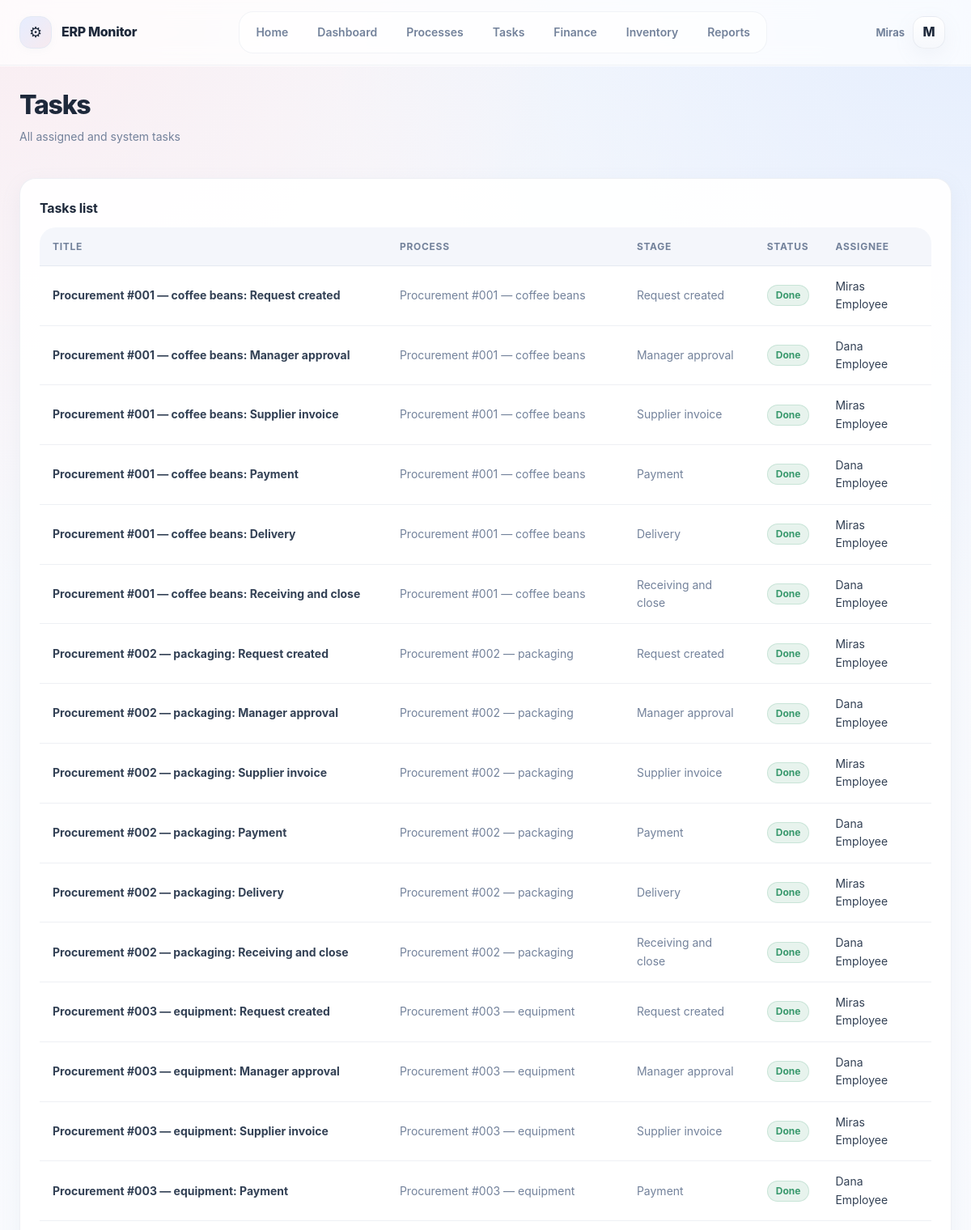
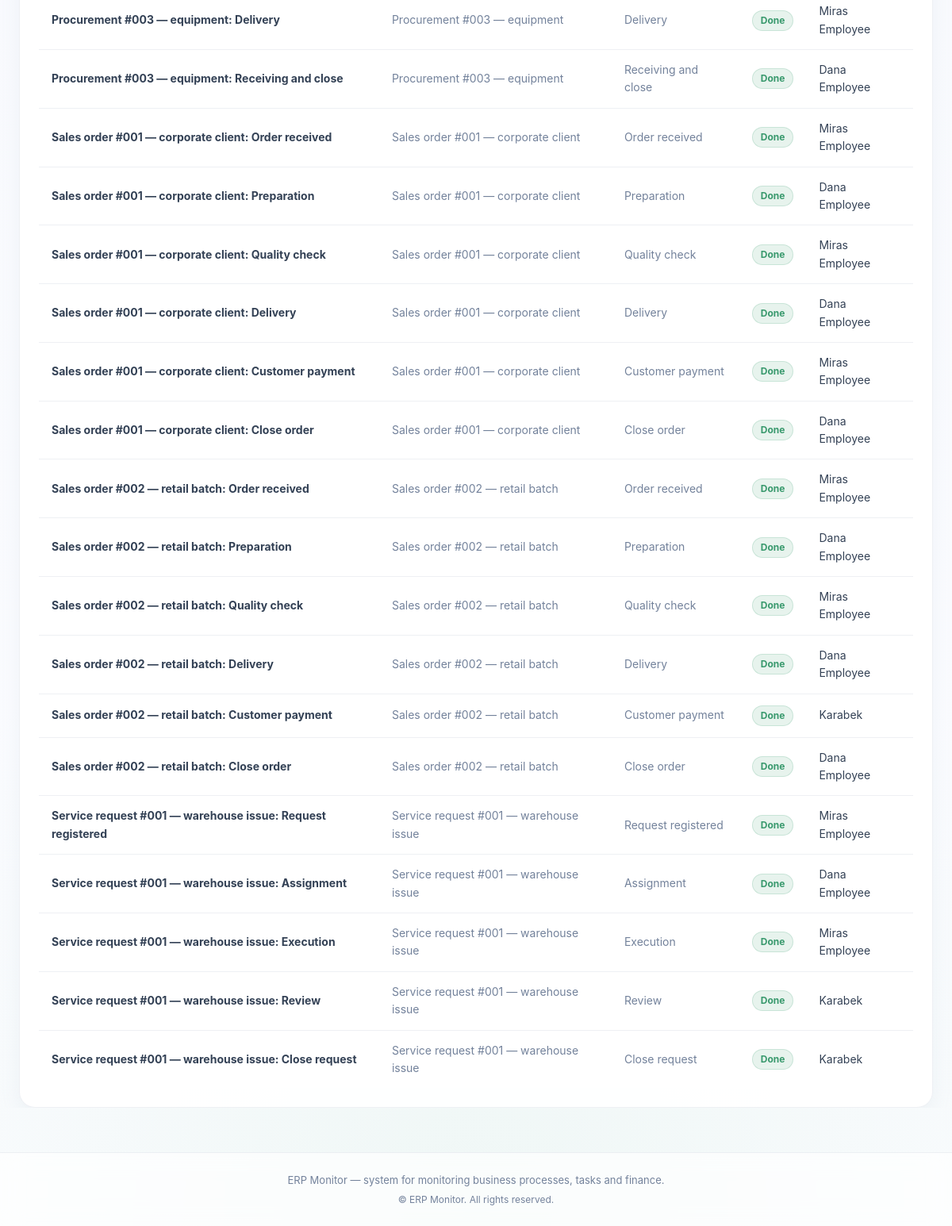
/tasks/ (signed in), run on the app's committed database (2 pictures, top to bottom).
### accounts/models.py (models this page shows, shortened)
class User(AbstractUser):
    ROLE_CHOICES = (
        ("ADMIN", "Admin"),
        ("MANAGER", "Manager"),
        ("EMPLOYEE", "Employee"),
    )
    role = models.CharField(
        max_length=20,
        choices=ROLE_CHOICES,
        default="EMPLOYEE",
    )

### tasks/models.py (models this page shows, shortened)
class Task(models.Model):
    STATUS_CHOICES = (
        ("NEW", "New"),
        ("IN_PROGRESS", "In Progress"),
        ("BLOCKED", "Blocked"),
        ("DONE", "Done"),
        ("CANCELED", "Canceled"),
    )
    planned_hours = models.DecimalField(
        max_digits=6, decimal_places=2,
        null=True, blank=True
    )
    process_instance = models.ForeignKey(
        "processes.ProcessInstance",
        on_delete=models.CASCADE,
        related_name="tasks",
    )
    stage = models.ForeignKey(
        Stage,
        on_delete=models.CASCADE,
        related_name="tasks",
    )
    title = models.CharField(max_length=255)
    description = models.TextField(blank=True)
    assignee = models.ForeignKey(
        Employee,
        on_delete=models.SET_NULL,
        null=True,
        blank=True,
        related_name="tasks",
    )
    status = models.CharField(
        max_length=20,
        choices=STATUS_CHOICES,
        default="NEW",
    )
    due_date = models.DateField(null=True, blank=True)
    created_at = models.DateTimeField(auto_now_add=True)
    started_at = models.DateTimeField(null=True, blank=True)
    completed_at = models.DateTimeField(null=True, blank=True)

### processes/models.py (models this page shows, shortened)
class ProcessInstance(models.Model):
    process = models.ForeignKey(
        Process,
        on_delete=models.CASCADE,
        related_name="instances",
    )
    name = models.CharField(max_length=255)
    manager = models.ForeignKey(
        "people.Employee",   # ← строка
        on_delete=models.SET_NULL,
        null=True,
        blank=True,
        related_name="managed_processes",
    )
    planned_budget = models.DecimalField(
        max_digits=14, decimal_places=2,
        null=True, blank=True
    )
    planned_end_date = models.DateField(
        null=True, blank=True
    )
    started_at = models.DateTimeField(auto_now_add=True)
    is_completed = models.BooleanField(default=False)
    current_stage = models.ForeignKey(
        "Stage",
        on_delete=models.SET_NULL,
        null=True,
        blank=True,
        related_name="current_instances",
    )
    branch = models.ForeignKey(
        Branch,
        on_delete=models.SET_NULL,
        null=True,
        blank=True,
        related_name="process_instances",
    )
    business_date = models.DateField(
        null=True,
        blank=True,
        verbose_name="Business date",
    )

class Stage(models.Model):
    process = models.ForeignKey(
        Process,
        on_delete=models.CASCADE,
        related_name="stages",
    )
    name = models.CharField(max_length=255)
    order = models.PositiveIntegerField()
    class Meta:
        ordering = ["order"]
        unique_together = ("process", "order")

### people/models.py (models this page shows)
class Employee(models.Model):
    STATUS_CHOICES = (
        ("ACTIVE", "Active"),
        ("INACTIVE", "Inactive"),
        ("FIRED", "Fired"),
    )
    user = models.OneToOneField(
        settings.AUTH_USER_MODEL,
        on_delete=models.CASCADE,
        related_name="employee",
    )
    full_name = models.CharField(max_length=255)
    position = models.CharField(max_length=100)
    hire_date = models.DateField(null=True, blank=True)
    status = models.CharField(
        max_length=10,
        choices=STATUS_CHOICES,
        default="ACTIVE",
    )
    department = models.ForeignKey(
        Department,
        on_delete=models.SET_NULL,
        null=True,
        blank=True,
        related_name="employees",
    )
    def __str__(self):
        return self.full_name

### tasks/views.py (the view)
# urls.py: path("", task_list, name="task_list"),
def task_list(request):
    user = request.user
    if user.role == "EMPLOYEE":
        tasks = Task.objects.filter(assignee__user=user)
    elif user.role == "MANAGER":
        tasks = Task.objects.filter(
            process_instance__manager__user=user
        )
    else:
        tasks = Task.objects.all()
    return render(
        request,
        "tasks/task_list.html",
        {
            "tasks": tasks,
        }
    )

### templates/tasks/task_list.html (shortened to what this page needs)
{% extends "base.html" %}
{% block content %}
<div class="page-header fade-in">
    <h1 class="page-title">Tasks</h1>
    <p class="page-subtitle">
        All assigned and system tasks
    </p>
</div>
<section class="dashboard-section fade-in">
    <div class="card">
        <div class="card-title">Tasks list</div>
        <table class="table">
            <thead>
                <tr>
                    <th>Title</th>
                    <th>Process</th>
                    <th>Stage</th>
                    <th>Status</th>
                    <th>Assignee</th>
                </tr>
            </thead>
            <tbody>
                {% for task in tasks %}
                <tr>
                    <td>
                        <strong>{{ task.title }}</strong>
                    </td>
                    <td class="muted">
                        {{ task.process_instance.name }}
                    </td>
                    <td class="muted">
                        {{ task.stage.name }}
                    </td>
                    <td>
                        {% if task.status == "DONE" %}
                            <span class="badge success">Done</span>
                        {% else %}
                            <span class="badge active">{{ task.status }}</span>
                        {% endif %}
                    </td>
                    <td>
                        {{ task.assignee }}
                    </td>
                </tr>
                {% empty %}
                <tr>
                    <td colspan="5" class="muted">
                        No tasks
                    </td>
                </tr>
                {% endfor %}
            </tbody>
        </table>
    </div>
</section>
{% endblock %}

### templates/base.html (shortened to what this page needs)
{% load static %}
<!DOCTYPE html>
<html lang="en" data-theme="light">
<head>
    <link rel="stylesheet" href="{% static 'css/main.css' %}">
</head> <body class="app">
<header class="app-header">
    <div class="container header-container">
        <div class="brand">
            <span class="brand-logo">⚙</span>
            <span class="brand-title">ERP Monitor</span>
        </div>
        <nav class="main-nav">
            <a href="/" class="nav-link">Home</a>
            {% if request.user.is_authenticated %}
                <a href="/dashboard" class="nav-link">Dashboard</a>
                {% if request.user.role != "EMPLOYEE" %}
                    <a href="/processes/" class="nav-link">Processes</a>
                {% endif %}
                <a href="/tasks/" class="nav-link">Tasks</a>
                {% if request.user.role != "EMPLOYEE" %}
                    <a href="/finance/" class="nav-link">Finance</a>
                    <a href="/inventory/" class="nav-link">Inventory</a>
                    <a href="/reports/" class="nav-link">Reports</a>
                {% endif %}
            {% endif %}
        </nav>
        <div class="user-menu">
            {% if request.user.is_authenticated %}
                <div class="user-dropdown">
                    <button class="user-dropdown__button" type="button">
                        <span class="user-name">{{ request.user.username }}</span>
                        <span class="user-avatar">
                            {{ request.user.username|first|upper }}
                        </span>
                    </button>
                </div>
            {% else %}
                <div class="auth-links">
                    <a href="{% url 'register' %}" class="nav-link">Register</a>
                    <a href="{% url 'login' %}" class="nav-link">Login</a>
                </div>
            {% endif %}
        </div>
    </div>
</header>
<div class="app-layout">
    {% block main %}
    <main class="app-content">
        <div class="container content-container">
            {% block content %}{% endblock %} </div>
    </main>
    {% endblock %}
</div>
<footer class="app-footer">
    <div class="container footer-container">
        <p class="footer-text"> ERP Monitor — system for monitoring business processes, tasks and finance. </p>
        <p class="footer-copy"> © {{ now|date:"Y" }} ERP Monitor. All rights reserved. </p>
    </div> </footer>
</body>
</html>

### data on the page
User: user.username "Miras", user.username|first "M"
Task: title "Procurement #001 — coffee beans: Request created", process_instance.name "Procurement #001 — coffee beans", stage.name "Request created", status "Done", assignee "Miras Employee"
Task: title "Procurement #001 — coffee beans: Manager approval", process_instance.name "Procurement #001 — coffee beans", stage.name "Manager approval", status "Done", assignee "Dana Employee"
Task: title "Procurement #001 — coffee beans: Supplier invoice", process_instance.name "Procurement #001 — coffee beans", stage.name "Supplier invoice", status "Done", assignee "Miras Employee"
Task: title "Procurement #001 — coffee beans: Payment", process_instance.name "Procurement #001 — coffee beans", stage.name "Payment", status "Done", assignee "Dana Employee"
Task: title "Procurement #001 — coffee beans: Delivery", process_instance.name "Procurement #001 — coffee beans", stage.name "Delivery", status "Done", assignee "Miras Employee"
Task: title "Procurement #001 — coffee beans: Receiving and close", process_instance.name "Procurement #001 — coffee beans", stage.name "Receiving and close", status "Done", assignee "Dana Employee"
Task: title "Procurement #002 — packaging: Request created", process_instance.name "Procurement #002 — packaging", stage.name "Request created", status "Done", assignee "Miras Employee"
Task: title "Procurement #002 — packaging: Manager approval", process_instance.name "Procurement #002 — packaging", stage.name "Manager approval", status "Done", assignee "Dana Employee"
Task: title "Procurement #002 — packaging: Supplier invoice", process_instance.name "Procurement #002 — packaging", stage.name "Supplier invoice", status "Done", assignee "Miras Employee"
Task: title "Procurement #002 — packaging: Payment", process_instance.name "Procurement #002 — packaging", stage.name "Payment", status "Done", assignee "Dana Employee"
Task: title "Procurement #002 — packaging: Delivery", process_instance.name "Procurement #002 — packaging", stage.name "Delivery", status "Done", assignee "Miras Employee"
Task: title "Procurement #002 — packaging: Receiving and close", process_instance.name "Procurement #002 — packaging", stage.name "Receiving and close", status "Done", assignee "Dana Employee"
Task: title "Procurement #003 — equipment: Request created", process_instance.name "Procurement #003 — equipment", stage.name "Request created", status "Done", assignee "Miras Employee"
Task: title "Procurement #003 — equipment: Manager approval", process_instance.name "Procurement #003 — equipment", stage.name "Manager approval", status "Done", assignee "Dana Employee"
Task: title "Procurement #003 — equipment: Supplier invoice", process_instance.name "Procurement #003 — equipment", stage.name "Supplier invoice", status "Done", assignee "Miras Employee"
Task: title "Procurement #003 — equipment: Payment", process_instance.name "Procurement #003 — equipment", stage.name "Payment", status "Done", assignee "Dana Employee"
Task: title "Procurement #003 — equipment: Delivery", process_instance.name "Procurement #003 — equipment", stage.name "Delivery", status "Done", assignee "Miras Employee"
Task: title "Procurement #003 — equipment: Receiving and close", process_instance.name "Procurement #003 — equipment", stage.name "Receiving and close", status "Done", assignee "Dana Employee"
Task: title "Sales order #001 — corporate client: Order received", process_instance.name "Sales order #001 — corporate client", stage.name "Order received", status "Done", assignee "Miras Employee"
Task: title "Sales order #001 — corporate client: Preparation", process_instance.name "Sales order #001 — corporate client", stage.name "Preparation", status "Done", assignee "Dana Employee"
Task: title "Sales order #001 — corporate client: Quality check", process_instance.name "Sales order #001 — corporate client", stage.name "Quality check", status "Done", assignee "Miras Employee"
Task: title "Sales order #001 — corporate client: Delivery", process_instance.name "Sales order #001 — corporate client", stage.name "Delivery", status "Done", assignee "Dana Employee"
Task: title "Sales order #001 — corporate client: Customer payment", process_instance.name "Sales order #001 — corporate client", stage.name "Customer payment", status "Done", assignee "Miras Employee"
Task: title "Sales order #001 — corporate client: Close order", process_instance.name "Sales order #001 — corporate client", stage.name "Close order", status "Done", assignee "Dana Employee"
Task: title "Sales order #002 — retail batch: Order received", process_instance.name "Sales order #002 — retail batch", stage.name "Order received", status "Done", assignee "Miras Employee"
Task: title "Sales order #002 — retail batch: Preparation", process_instance.name "Sales order #002 — retail batch", stage.name "Preparation", status "Done", assignee "Dana Employee"
Task: title "Sales order #002 — retail batch: Quality check", process_instance.name "Sales order #002 — retail batch", stage.name "Quality check", status "Done", assignee "Miras Employee"
Task: title "Sales order #002 — retail batch: Delivery", process_instance.name "Sales order #002 — retail batch", stage.name "Delivery", status "Done", assignee "Dana Employee"
Task: title "Sales order #002 — retail batch: Customer payment", process_instance.name "Sales order #002 — retail batch", stage.name "Customer payment", status "Done", assignee "Karabek"
Task: title "Sales order #002 — retail batch: Close order", process_instance.name "Sales order #002 — retail batch", stage.name "Close order", status "Done", assignee "Dana Employee"
Task: title "Service request #001 — warehouse issue: Request registered", process_instance.name "Service request #001 — warehouse issue", stage.name "Request registered", status "Done", assignee "Miras Employee"
Task: title "Service request #001 — warehouse issue: Assignment", process_instance.name "Service request #001 — warehouse issue", stage.name "Assignment", status "Done", assignee "Dana Employee"
Task: title "Service request #001 — warehouse issue: Execution", process_instance.name "Service request #001 — warehouse issue", stage.name "Execution", status "Done", assignee "Miras Employee"
Task: title "Service request #001 — warehouse issue: Review", process_instance.name "Service request #001 — warehouse issue", stage.name "Review", status "Done", assignee "Karabek"
Task: title "Service request #001 — warehouse issue: Close request", process_instance.name "Service request #001 — warehouse issue", stage.name "Close request", status "Done", assignee "Karabek"
